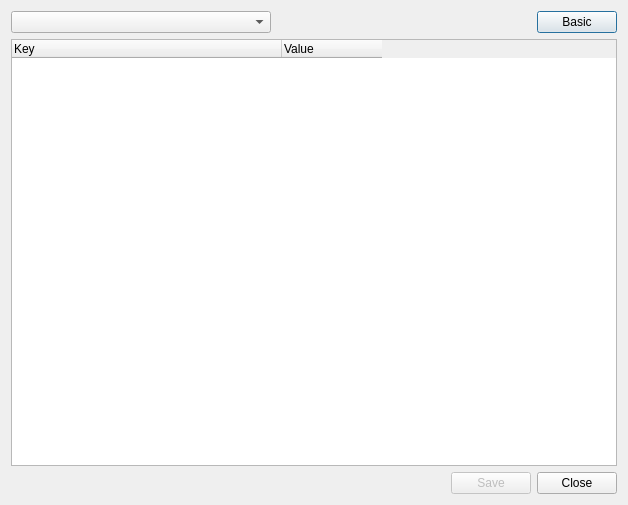
<?xml version="1.0" encoding="UTF-8"?>
<ui version="4.0">
 <class>PyCfgDialog</class>
 <widget class="QDialog" name="PyCfgDialog">
  <property name="geometry">
   <rect>
    <x>0</x>
    <y>0</y>
    <width>628</width>
    <height>505</height>
   </rect>
  </property>
  <property name="windowTitle">
   <string>Configurator</string>
  </property>
  <property name="windowIcon">
   <iconset resource="pyCfgResource.qrc">
    <normaloff>:/pyCfg/pycfgicon</normaloff>:/pyCfg/pycfgicon</iconset>
  </property>
  <layout class="QVBoxLayout" name="verticalLayout">
   <item>
    <layout class="QHBoxLayout" name="horizontalLayout" stretch="1,1,0">
     <item>
      <widget class="QComboBox" name="categorySelection"/>
     </item>
     <item>
      <spacer name="horizontalSpacer">
       <property name="orientation">
        <enum>Qt::Horizontal</enum>
       </property>
       <property name="sizeHint" stdset="0">
        <size>
         <width>40</width>
         <height>20</height>
        </size>
       </property>
      </spacer>
     </item>
     <item>
      <widget class="QPushButton" name="advancedButton">
       <property name="sizePolicy">
        <sizepolicy hsizetype="Minimum" vsizetype="Fixed">
         <horstretch>0</horstretch>
         <verstretch>0</verstretch>
        </sizepolicy>
       </property>
       <property name="text">
        <string>Basic</string>
       </property>
       <property name="checkable">
        <bool>true</bool>
       </property>
      </widget>
     </item>
    </layout>
   </item>
   <item>
    <widget class="QTreeWidget" name="settingsTree">
     <property name="horizontalScrollBarPolicy">
      <enum>Qt::ScrollBarAlwaysOff</enum>
     </property>
     <property name="rootIsDecorated">
      <bool>false</bool>
     </property>
     <property name="columnCount">
      <number>2</number>
     </property>
     <attribute name="headerVisible">
      <bool>true</bool>
     </attribute>
     <attribute name="headerDefaultSectionSize">
      <number>270</number>
     </attribute>
     <attribute name="headerMinimumSectionSize">
      <number>20</number>
     </attribute>
     <attribute name="headerStretchLastSection">
      <bool>false</bool>
     </attribute>
     <column>
      <property name="text">
       <string>Key</string>
      </property>
     </column>
     <column>
      <property name="text">
       <string>Value</string>
      </property>
     </column>
    </widget>
   </item>
   <item>
    <layout class="QHBoxLayout" name="horizontalLayout_2">
     <item>
      <spacer name="horizontalSpacer_2">
       <property name="orientation">
        <enum>Qt::Horizontal</enum>
       </property>
       <property name="sizeHint" stdset="0">
        <size>
         <width>40</width>
         <height>20</height>
        </size>
       </property>
      </spacer>
     </item>
     <item>
      <widget class="QPushButton" name="saveButton">
       <property name="enabled">
        <bool>false</bool>
       </property>
       <property name="text">
        <string>Save</string>
       </property>
      </widget>
     </item>
     <item>
      <widget class="QPushButton" name="closeButton">
       <property name="text">
        <string>Close</string>
       </property>
      </widget>
     </item>
    </layout>
   </item>
  </layout>
 </widget>
 <resources>
  <include location="pyCfgResource.qrc"/>
 </resources>
 <connections/>
</ui>
